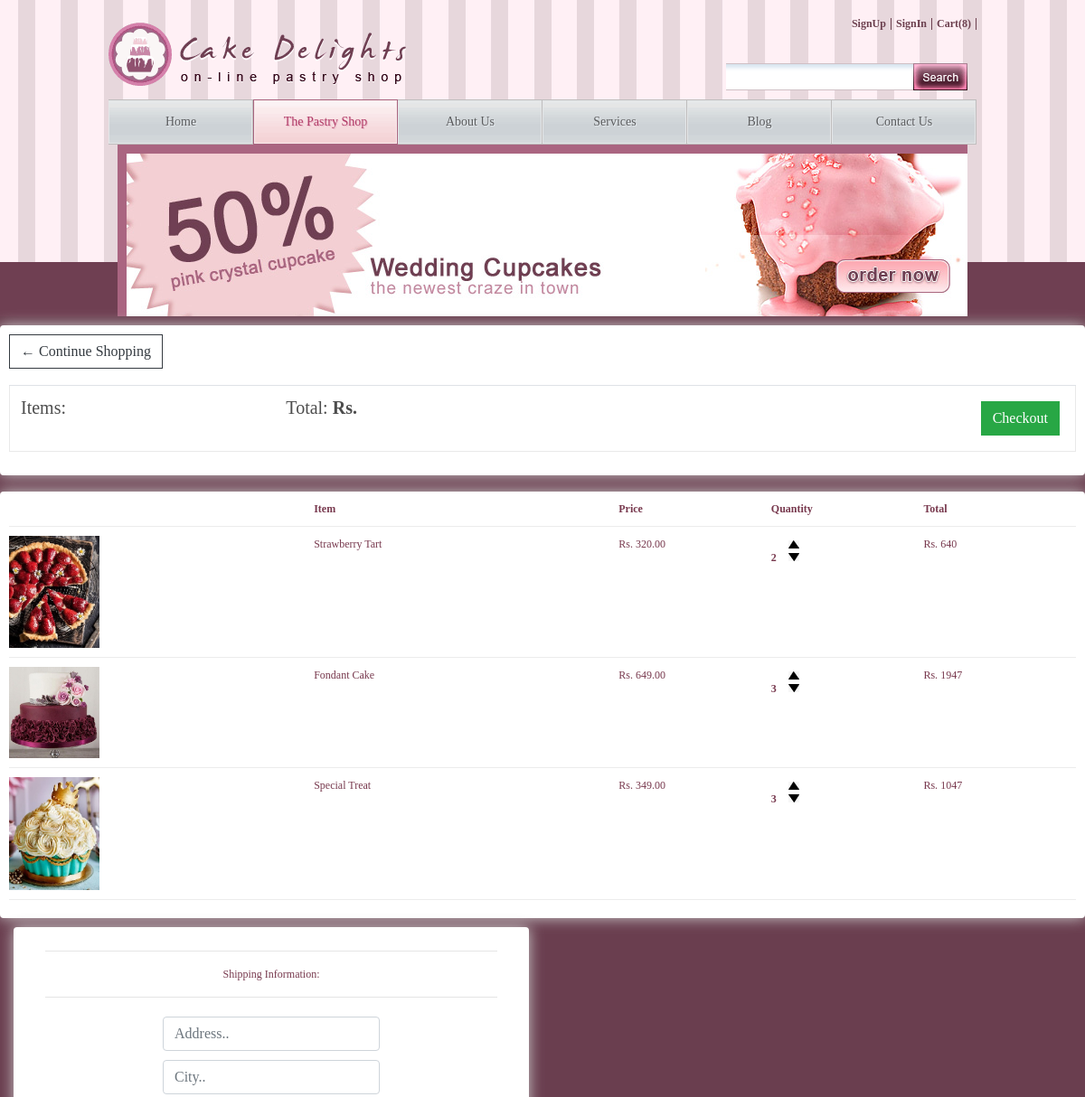
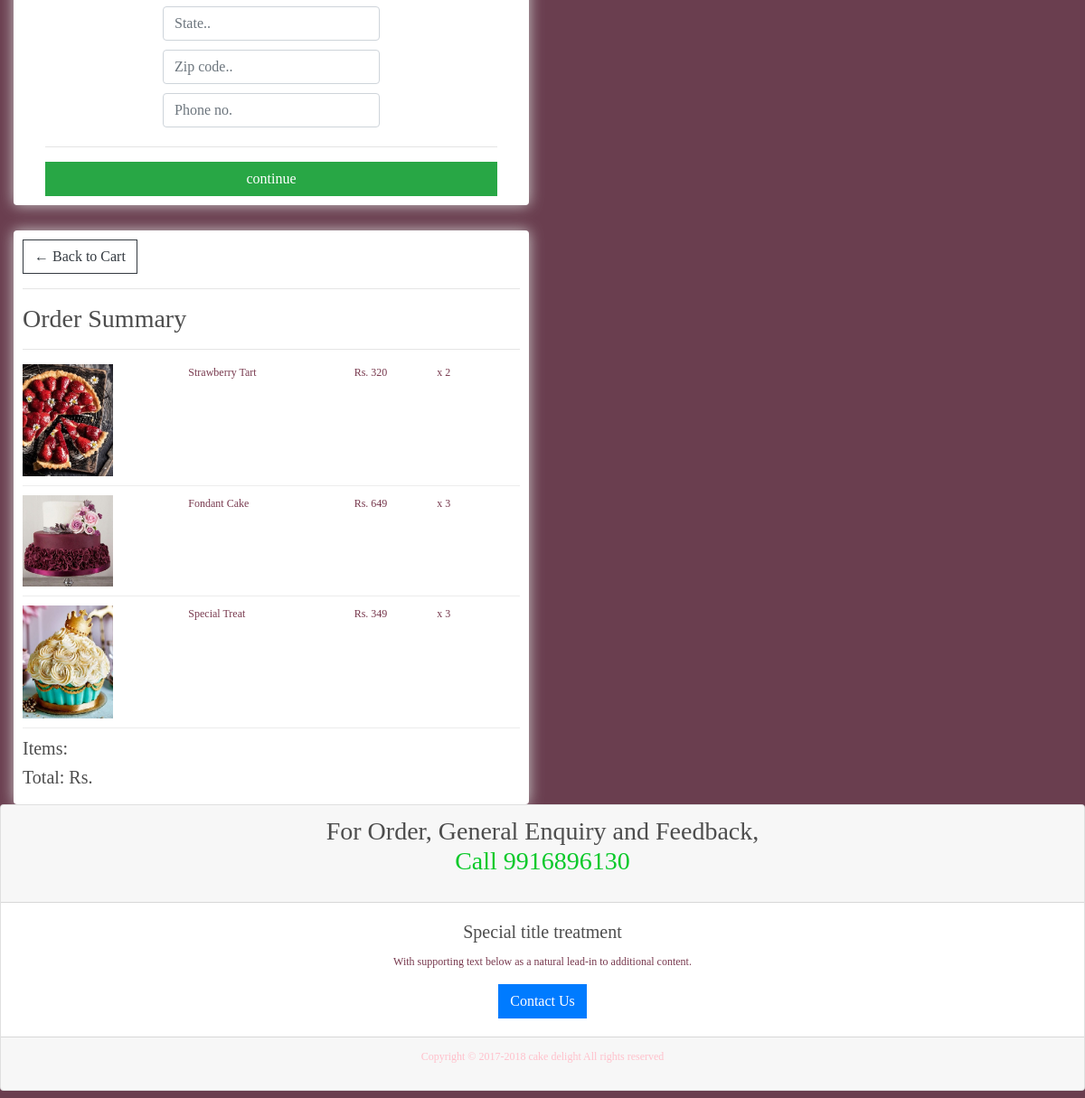
The app's page /shop/checkout/ (signed in) with its own data (2 pictures, top to bottom).
### shop/models.py (models this page shows, shortened)
class OrderItem(models.Model):
    product = models.ForeignKey(Product, on_delete=models.SET_NULL, blank=True, null=True)
    order = models.ForeignKey(Order, on_delete=models.SET_NULL, blank=True, null=True)
    quantity = models.IntegerField(default=0, null=True, blank=True)
    date_ordered = models.DateTimeField(auto_now_add=True)
    @property
    def get_total(self):
        total = self.product.price * self.quantity
        return total

class Product(models.Model):
    product_id = models.AutoField
    category = models.CharField(max_length=50, default="")
    product_name = models.CharField(max_length=50)
    price = models.IntegerField(default=0)
    desc = models.CharField(max_length=300)
    pub_date = models.DateField()
    image = models.ImageField(upload_to='shop/images', default="")
    @property
    def imageURL(self):
        try:
            url = self.image.url
        except:
            url = ''
        return url

### shop/views.py (the view)
# urls.py: path("shop/checkout/", views.checkout, name="checkout"),
@csrf_exempt
def checkout(request):
    if request.user.is_authenticated:
        customer = request.user.customer
        order, created = Order.objects.get_or_create ( customer=customer, complete=False )
        items = order.orderitem_set.all ()
        cartItems = order.get_cart_items
    else:
        items = []
        order = {'get_cart_total': 0, 'get_cart_items': 0, 'shipping': False}
        cartItems = order['get_cart_items']
    print(cartItems)
    for item in items:
        print(item.product.product_name)
    products = Product.objects.all()
    context = {'items': items, 'products': products, 'cartItems': cartItems}
    return render (request, 'shop/checkout.html', context)

### shop/models.py (called while the page is built)
    @property
    def get_cart_items(self):
        orderitems = self.orderitem_set.all ()
        total = sum ( [item.quantity for item in orderitems] )
        return total

### shop/templates/shop/checkout.html (shortened to what this page needs)
{% extends 'shop/basic.html' %}
{% load static %}
{% block body %}
<div class="row" id="cart">
		<div class="col-lg-12">
			<div class="box-element">
				<a  class="btn btn-outline-dark" href="/shop/product">&#x2190; Continue Shopping</a>
				<br>
				<br>
				<table class="table">
					<tr>
						<th><h5>Items: <strong>{{order.get_cart_items}}</strong></h5></th>
						<th><h5>Total:<strong> Rs. {{order.get_cart_total|floatformat:2}}</strong></h5></th>
						<th>
							<a  style="float:right; margin:5px;" class="btn btn-success" href="#checkout">Checkout</a>
						</th>
					</tr>
				</table>
			</div>
			<br>
			<div class="box-element">
				<div class="cart-row">
					<div style="flex:2"></div>
					<div style="flex:2"><strong>Item</strong></div>
					<div style="flex:1"><strong>Price</strong></div>
					<div style="flex:1"><strong>Quantity</strong></div>
					<div style="flex:1"><strong>Total</strong></div>
				</div>
                {% for item in items %}
				<div class="cart-row">
					<div style="flex:2"><img class="row-image" src="{{item.product.imageURL}}"></div>
					<div style="flex:2"><p>{{item.product.product_name}}</p></div>
					<div style="flex:1"><p>Rs. {{item.product.price|floatformat:2}}</p></div>
					<div style="flex:1">
						<p class="quantity">{{item.quantity}}</p>
						<div class="quantity">
							<img data-product={{item.product.id}} data-action="add" class="chg-quantity update-cart" src="{% static  'images/arrow-up.jpeg' %}">
							<img data-product={{item.product.id}} data-action="remove" class="chg-quantity update-cart" src="{% static  'images/arrow-down.jpeg' %}">
						</div>
					</div>
					<div style="flex:1"><p> Rs. {{item.get_total}}</p></div>
				</div>
                {% endfor %}
			</div>
		</div>
	</div>
     <div class=row" id="checkout">
		<div class="col-lg-6">
			<div class="box-element" id="form-wrapper">
				<form id="form">{% csrf_token %}
					<div id="shipping-info">
						<hr>
						<p>Shipping Information:</p>
						<hr>
						<div class="form-field">
							<input class="form-control" type="text" name="address" placeholder="Address.." required>
						</div>
						<div class="form-field">
							<input class="form-control" type="text" name="city" placeholder="City.." required>
						</div>
						<div class="form-field">
							<input class="form-control" type="text" name="state" placeholder="State.." required>
						</div>
						<div class="form-field">
							<input class="form-control" type="text" name="zipcode" placeholder="Zip code.." required>
						</div>
						<div class="form-field">
							<input class="form-control" type="tel" name="country" placeholder="Phone no." required>
						</div>
					</div>
					<hr>
					<input id="form-button" class="btn btn-success btn-block" type="submit" value="continue">
				</form>
			</div>
			<br>
		</div>
		<div class="col-lg-6">
			<div class="box-element">
				<a  class="btn btn-outline-dark" href="#cart">&#x2190; Back to Cart</a>
				<hr>
				<h3>Order Summary</h3>
				<hr>
				{% for item in items %}
				<div class="cart-row">
					<div style="flex:2"><img class="row-image" src="{{item.product.imageURL}}"></div>
					<div style="flex:2"><p>{{item.product.product_name}}</p></div>
					<div style="flex:1"><p>Rs. {{item.product.price}}</p></div>
					<div style="flex:1"><p>x {{item.quantity}}</p></div>
				</div>
				{% endfor %}
				<h5>Items:   {{order.get_cart.items}}</h5>
				<h5>Total:  Rs. {{order.get_cart.total|floatformat:2}}</h5>
			</div>
		</div>
	</div>
{% endblock %}

### shop/static/css/style.css (style rules this page uses)
body { background: #6a3e4f; color: #78394e; font-family: Verdana; font-size: 12px; margin: 0; min-width: 960px; padding: 0; }
a { outline: none; }
img { border: 0; }
#form { width:500px; margin:0px auto; text-align:center; }
table,td { border:solid #e9e9e9 1px; }

### records on screen
OrderItem: product.imageURL (picture), product.product_name "Strawberry Tart", product.price "320.00", quantity "2", get_total "640", product.price "320"
OrderItem: product.imageURL (picture), product.product_name "Fondant Cake", product.price "649.00", quantity "3", get_total "1947", product.price "649"
OrderItem: product.imageURL (picture), product.product_name "Special Treat", product.price "349.00", quantity "3", get_total "1047", product.price "349"

### other values on screen
{{ cartItems }} "8"
